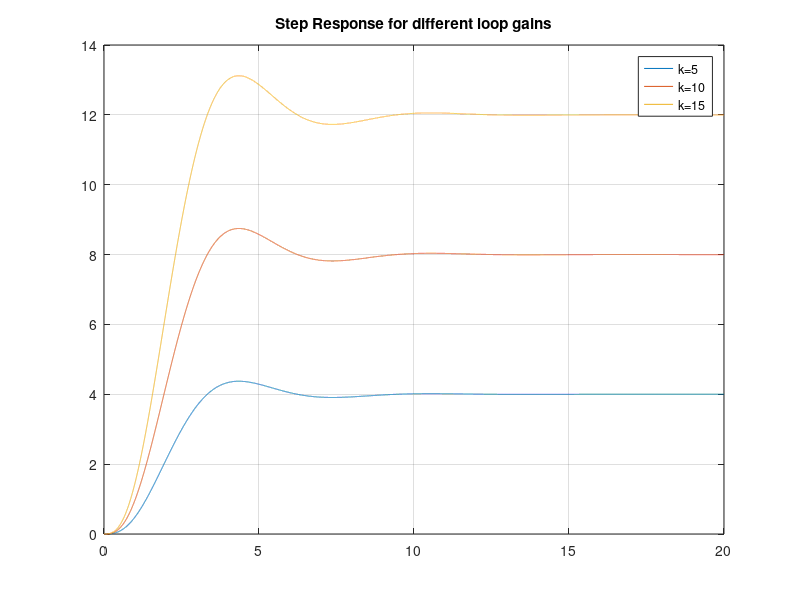
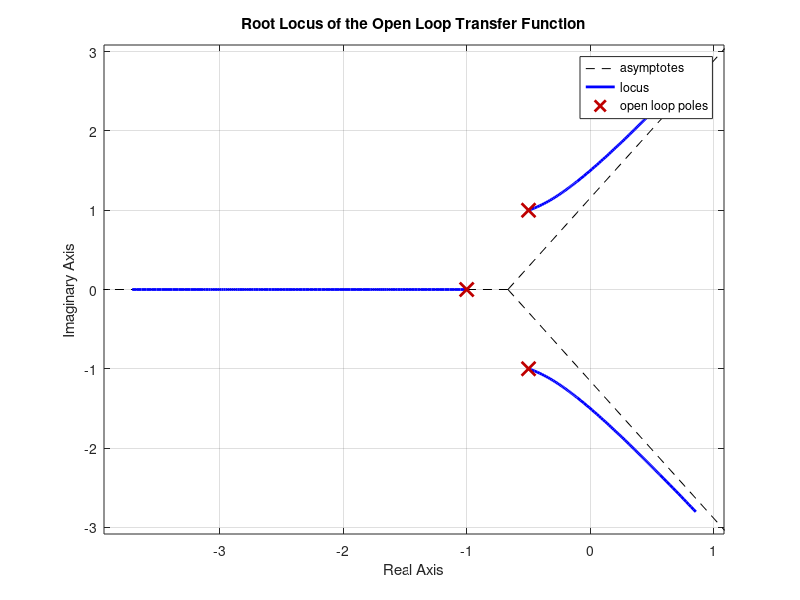

The MATLAB script that drew these images, in order:
clc;
z=[];
p=[-0.5+i -0.5-i -1];
k1=5;
k2=10;
k3=15;
sys=zpk(z,p,1);
sys1=zpk(z,p,k1);
sys2=zpk(z,p,k2);
sys3=zpk(z,p,k3);
t=[0:0.001:20];
[y1,t]=step(sys1,t);
[y2,t]=step(sys2,t);
[y3,t]=step(sys3,t);
%%step response plot different gain values
figure(1)
plot(t,y1,t,y2,t,y3);
title('Step Response for different loop gains');
legend('k=5','k=10','k=15');
grid;
%%root locus plot for open loop transfer function
figure(2)
rlocus(sys);
title('Root Locus of the Open Loop Transfer Function');
